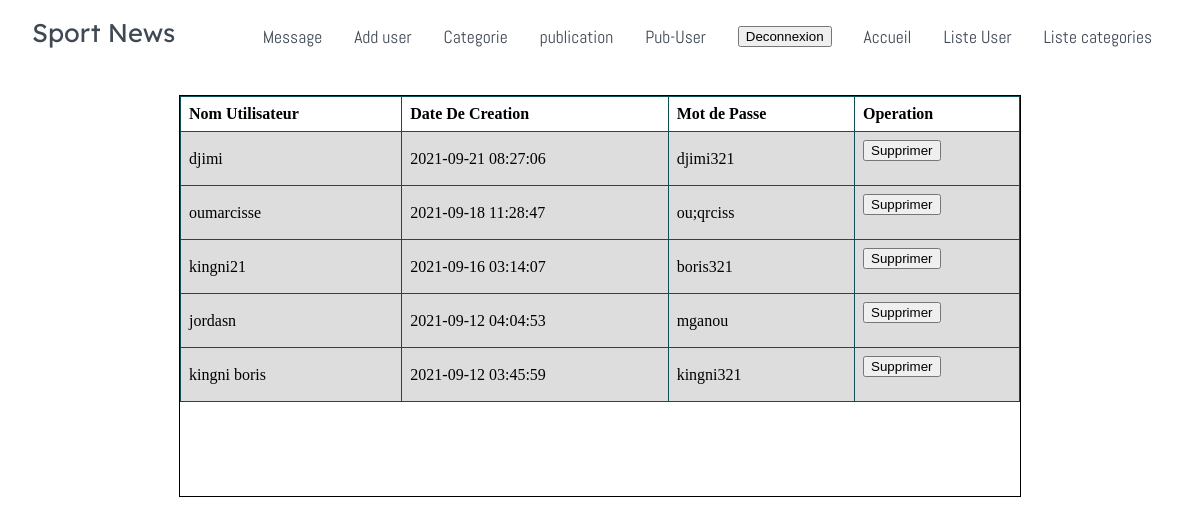
The page /vues/list-user.php on the database its author committed.
### tables this page shows
CREATE TABLE `prestataire` (
  `id_prestaire` int(11) NOT NULL,
  `login` varchar(255) NOT NULL,
  `password` varchar(255) NOT NULL,
  `date_creation` datetime NOT NULL
);

### requette/Liste-User.php (called while the page is built)
<?php
            include('../vues/connect.php');
            $dataUser = 'SELECT id_prestaire,login,password,date_creation FROM prestataire  ORDER BY id_prestaire DESC';
            $reponse = $bdd->query($dataUser);
            $nombre=$reponse->rowCount();
?>

### vues/list-user.php (the view, shortened to what this page needs)
<link rel="stylesheet" href="../styles/headerAdmin.css">
<link rel="stylesheet" href="../styles/message.css">
<?php
         include('../requette/Liste-User.php');
         include('layout/headerAdmin.php');
?>
<?php
if($nombre<=0){
            ?>
                      <h1 style="text-align:center;color:#104F55">Aucun utilisateur crée par vous </h1>
            <?php
        } else{
              ?>
                           <div class="conteiner_liste_message" style="margin-top:15px;">
                              <div class="conteinrg" style="display:flex;justify-content:center;">
                                  <div class="sc" style="border:1px solid black;height:300px;overflow:scroll;">
                                                  <table>
                                                          <tr>
                                                              <th>Nom Utilisateur</th>
                                                              <th>Date De Creation</th>
                                                              <th>Mot de Passe</th>
                                                              <th>Operation</th>
                                                          </tr>
                                                                <?php  while($requette=$reponse->fetch()){
                                                                  ?>
                                                                  <tr>
                                                                      <td><?= $requette['login']; ?></td>
                                                                      <td><?= $requette['date_creation']; ?></td>
                                                                      <td><?= $requette['password']; ?></td>
                                                                      <td>
                                                                            <form  action="" method="POST">
                                                                                <?php
                                                                                    $var = $requette['id_prestaire'];
                                                                                ?>
                                                                                    <button name="delete" value ="<?php echo $var;?>"type="submit">Supprimer</button>
                                                                            </form>
                                                                      </td>
                                                                  </tr>
                                                                  <?php
                                                                } ?>
                                                    </table>
                                                              </div>
                                                              </div>
                        </div>
              <?php
        }
  ?>

### styles/message.css (style rules this page uses)
table { border-collapse: collapse; width: 100%; }
td,th { border:1px solid #104F55; text-align: left; padding: 8; }
td { background-color: #dddddd; }

### vues/list-user.php (style rules this page uses)
table { width:50%; }
@media all and (min-width:700px)  and (max-width:50000000px) { .sc { width:70vw!important; height:400px !important; } }
@media all and (min-width:700px)  and (max-width:50000000px) { table { width: 70vw !important } }

### rows shown on the page
prestataire: login "djimi", date_creation "2021-09-21 08:27:06", password "djimi321", $var 7 (drawn)
prestataire: login "oumarcisse", date_creation "2021-09-18 11:28:47", password "ou;qrciss", $var 6 (drawn)
prestataire: login "kingni21", date_creation "2021-09-16 03:14:07", password "boris321", $var 5 (drawn)
prestataire: login "jordasn", date_creation "2021-09-12 04:04:53", password "mganou", $var 4 (drawn)
prestataire: login "kingni boris", date_creation "2021-09-12 03:45:59", password "kingni321", $var 3 (drawn)
